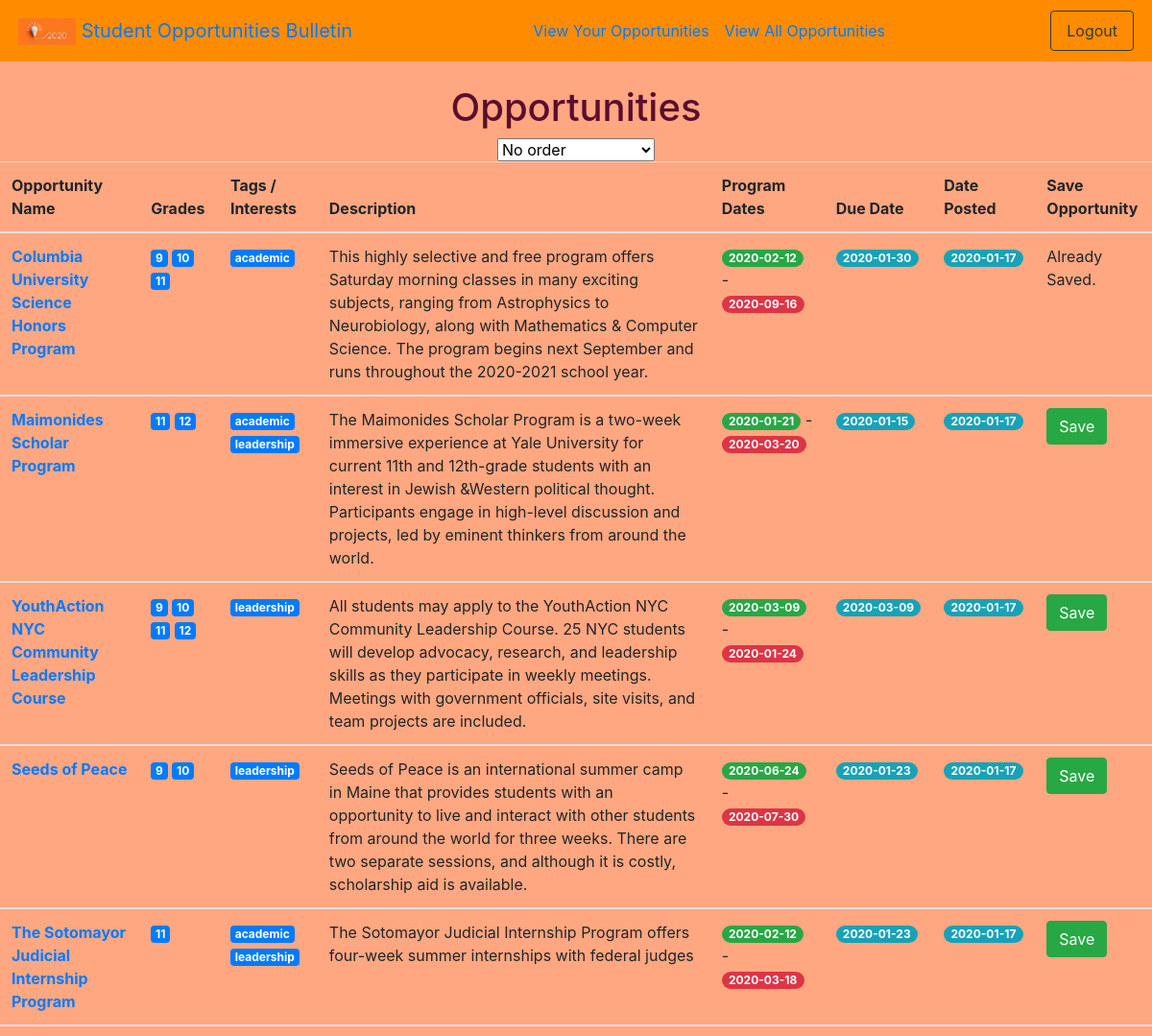
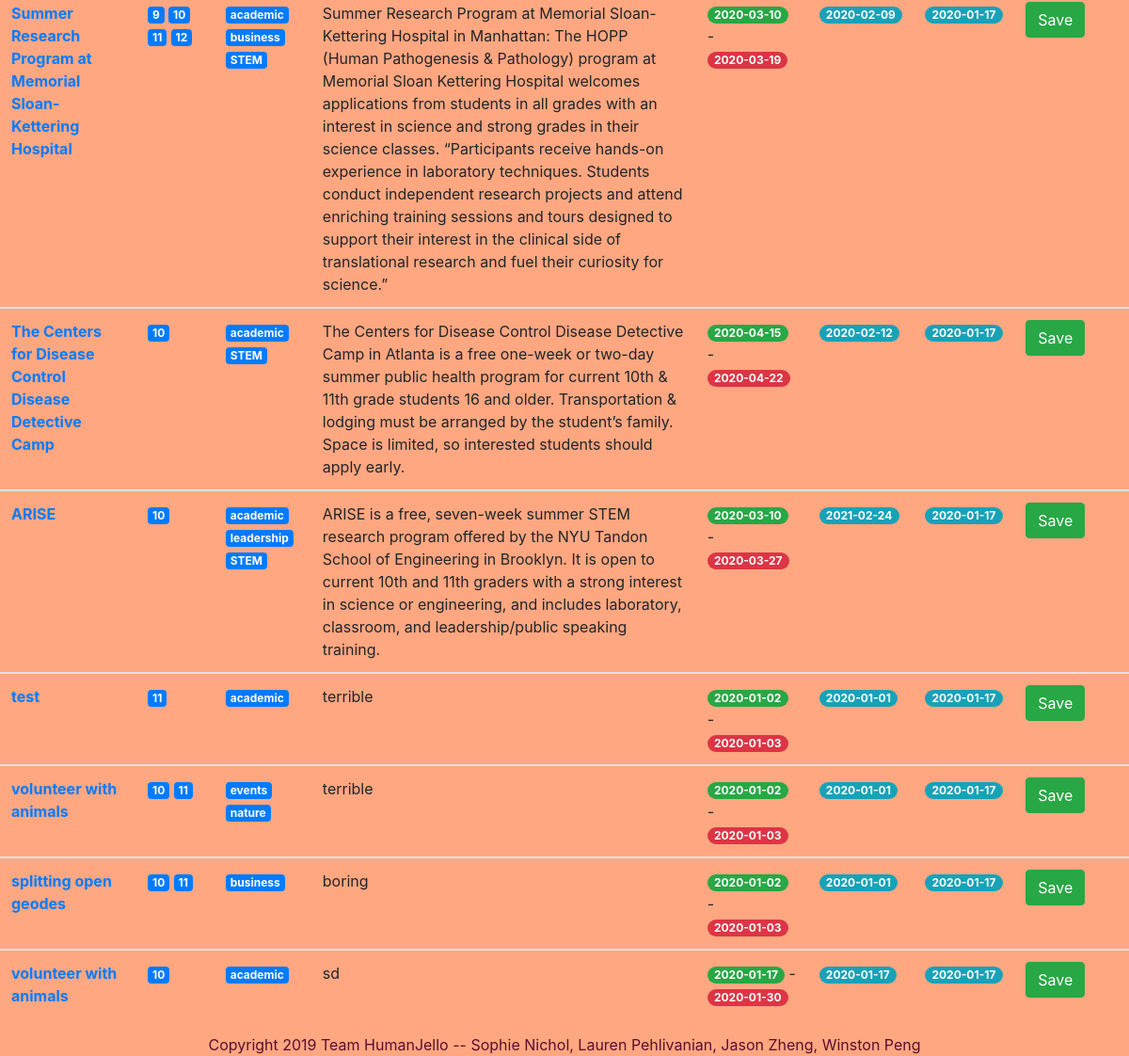
The app's page /allOps (signed in) with its own data (2 pictures, top to bottom).
### tables this page shows
CREATE TABLE opportunities (
                opid INTEGER PRIMARY KEY,
                name TEXT,
                events BOOLEAN,
                academic BOOLEAN,
                business BOOLEAN,
                community_service BOOLEAN,
                leadership BOOLEAN,
                museums BOOLEAN,
                nature BOOLEAN,
                stem BOOLEAN,
                humanities BOOLEAN,
                scholarships BOOLEAN,
                description TEXT,
                link TEXT,
                cost INTEGER,
                gr9 BOOLEAN,
                gr10 BOOLEAN,
                gr11 BOOLEAN,
                gr12 BOOLEAN,
                location TEXT,
                duedate TEXT,
                posted TEXT,
                start_date TEXT,
                end_date TEXT,
                notes TEXT
                );

### app.py (the view)
@app.route("/allOps")
def allOps():
    if checkAuth():
        collection = dbfunctions.getAllOps(c)
        print(collection)
        myOpids = dbfunctions.getStuSavedOpids(c, session['username'])
        print("MY OPIDS: ", myOpids)
        for i in range(len(myOpids)):
            myOpids[i] = int(myOpids[i] or 0)
        student_ints = dbfunctions.getStudentInts(c, session['username'])
        return render_template('allOps.html', op_list=collection, my_opids=myOpids, admin=isAdmin(), stuints=student_ints)
    return redirect(url_for('root'))

### app.py (called while the page is built)
def checkAuth(): #checks if the user is logged in
    if "username" in session:
        return True
    else:
        return False

def isAdmin():
    return session['admin']

### utl/dbfunctions.py (called while the page is built)
def getAllOps(c):
    c.execute("SELECT * FROM opportunities;")
    all = c.fetchall()
    return all

def getStudentInts(c, username):
    c.execute("SELECT events,academic,business,community_service,leadership,museums,nature,stem,humanities, scholarships FROM users WHERE username = ?;", (username, ))
    return c.fetchone()

def getStuSavedOpids(c, username):
    c.execute("SELECT saved FROM users WHERE username = ?;", (username, ))
    saved = c.fetchone()[0]
    if saved == None:
        return []
    out = saved.split(",")
    print(saved, out)
    return out

### templates/allOps.html (shortened to what this page needs)
{% extends "base.html" %}
  {% block body %}
  <br>
  <div align="center">
    <h1> Opportunities </h1>
    <select class="mdb-select md-form" id="order">
      <option selected hidden>No order</option>
    </select>
    <div id="table_location">
      <table class="table">
        <thead>
        <tr>
          <th scope="col">Opportunity Name</th>
          <th scope="col">Grades</th>
          <th scope="col">Tags / Interests</th>
          <th scope="col">Description</th>
          <th scope="col">Program Dates</th>
          <th scope="col">Due Date</th>
          <th scope="col">Date Posted</th>
          {% if admin %}
          <th scope="col">Edit</th>
          <th scope="col">Delete</th>
          {% else %}
          <th scope="col">Save Opportunity</th>
          {% endif %}
        </tr>
      </thead>
      {% for item in op_list %}
      <tbody>
        <tr>
          <th scope="row"><a href = "/view/{{item[0]}}">{{item[1]}}</a></th>
          <td>
            {% if item[15] %}<span class="badge badge-primary">9</span>{% endif %}
            {% if item[16] %}<span class="badge badge-primary">10</span>{% endif %}
            {% if item[17] %}<span class="badge badge-primary">11</span>{% endif %}
            {% if item[18] %}<span class="badge badge-primary">12</span>{% endif %}
          </td>
          <td>
            {% if item[2] %}<span class="badge badge-primary">events</span>{% endif %}
            {% if item[3] %}<span class="badge badge-primary">academic</span>{% endif %}
            {% if item[4] %}<span class="badge badge-primary">business</span>{% endif %}
            {% if item[6] %}<span class="badge badge-primary">leadership</span>{% endif %}
            {% if item[8] %}<span class="badge badge-primary">nature</span>{% endif %}
            {% if item[9] %}<span class="badge badge-primary">STEM</span>{% endif %}
          </td>
          <td><div style="overflow-y: scrollable;" class="desc">{{item[12]}}</div></td>
          <td><span class="badge badge-pill badge-success">{{item[22]}}</span> -
            <span class="badge badge-pill badge-danger">{{item[23]}}</span>
          </td>
          <td><span class="badge badge-pill badge-info">{{item[20]}}</span></td>
          <td><span class="badge badge-pill badge-info">{{item[21]}}</span></td>
          {% if admin %}
          <td><a href="/editOpp/{{item[0]}}" class="btn btn-warning" role="button">Edit</a></td>
          <td><a href="/delOpp/{{item[0]}}" class="btn btn-danger" role="button">Delete</a></td>
          {% else %}
          {% if item[0] not in my_opids %}
          <td><a href="/saveOpp/{{item[0]}}/allOps" class="btn btn-success save" role="button">Save</a></td>
          {% else %}
          <td>Already Saved.</td>
          {% endif %}
          {% endif %}
          {% endfor %}
        </tr>
      </tbody>
    </table>
    </div>
  </div>
  {% endblock %}

### records on screen
opportunities: name "Columbia University Science Honors Program", gr9 "9", gr10 "10", gr11 "11", academic "academic", description "This highly selective and free program offers Saturday morning classes in many exciting subjects, ranging from Astrophysics to Neurobiology, along with Mathematics & Computer Science. The program begins next September and runs throughout the 2020-2021 school year.", start_date "2020-02-12", end_date "2020-09-16", duedate "2020-01-30", posted "2020-01-17", shows "Already Saved."
opportunities: name "Maimonides Scholar Program", gr11 "11", gr12 "12", academic "academic", leadership "leadership", description "The Maimonides Scholar Program is a two-week immersive experience at Yale University for current 11th and 12th-grade students with an interest in Jewish &Western political thought. Participants engage in high-level discussion and projects, led by eminent thinkers from around the world.", start_date "2020-01-21", end_date "2020-03-20", duedate "2020-01-15", posted "2020-01-17"
opportunities: name "YouthAction NYC Community Leadership Course", gr9 "9", gr10 "10", gr11 "11", gr12 "12", leadership "leadership", description "All students may apply to the YouthAction NYC Community Leadership Course. 25 NYC students will develop advocacy, research, and leadership skills as they participate in weekly meetings. Meetings with government officials, site visits, and team projects are included.", start_date "2020-03-09", end_date "2020-01-24", duedate "2020-03-09", posted "2020-01-17"
opportunities: name "Seeds of Peace", gr9 "9", gr10 "10", leadership "leadership", description "Seeds of Peace is an international summer camp in Maine that provides students with an opportunity to live and interact with other students from around the world for three weeks. There are two separate sessions, and although it is costly, scholarship aid is available.", start_date "2020-06-24", end_date "2020-07-30", duedate "2020-01-23", posted "2020-01-17"
opportunities: name "The Sotomayor Judicial Internship Program", gr11 "11", academic "academic", leadership "leadership", description "The Sotomayor Judicial Internship Program offers four-week summer internships with federal judges", start_date "2020-02-12", end_date "2020-03-18", duedate "2020-01-23", posted "2020-01-17"
opportunities: name "Summer Research Program at Memorial Sloan-Kettering Hospital", gr9 "9", gr10 "10", gr11 "11", gr12 "12", academic "academic", business "business", stem "STEM", description "Summer Research Program at Memorial Sloan-Kettering Hospital in Manhattan: The HOPP (Human Pathogenesis & Pathology) program at Memorial Sloan Kettering Hospital welcomes applications from students in all grades with an interest in science and strong grades in their science classes. “Participants receive hands-on experience in laboratory techniques. Students conduct independent research projects and attend enriching training sessions and tours designed to support their interest in the clinical side of translational research and fuel their curiosity for science.”", start_date "2020-03-10", end_date "2020-03-19", duedate "2020-02-09", posted "2020-01-17"
opportunities: name "The Centers for Disease Control Disease Detective Camp", gr10 "10", academic "academic", stem "STEM", description "The Centers for Disease Control Disease Detective Camp in Atlanta is a free one-week or two-day summer public health program for current 10th & 11th grade students 16 and older. Transportation & lodging must be arranged by the student’s family. Space is limited, so interested students should apply early.", start_date "2020-04-15", end_date "2020-04-22", duedate "2020-02-12", posted "2020-01-17"
opportunities: name "ARISE", gr10 "10", academic "academic", leadership "leadership", stem "STEM", description "ARISE is a free, seven-week summer STEM research program offered by the NYU Tandon School of Engineering in Brooklyn. It is open to current 10th and 11th graders with a strong interest in science or engineering, and includes laboratory, classroom, and leadership/public speaking training.", start_date "2020-03-10", end_date "2020-03-27", duedate "2021-02-24", posted "2020-01-17"
opportunities: name "test", gr11 "11", academic "academic", description "terrible", start_date "2020-01-02", end_date "2020-01-03", duedate "2020-01-01", posted "2020-01-17"
opportunities: name "volunteer with animals", gr10 "10", gr11 "11", events "events", nature "nature", description "terrible", start_date "2020-01-02", end_date "2020-01-03", duedate "2020-01-01", posted "2020-01-17"
opportunities: name "splitting open geodes", gr10 "10", gr11 "11", business "business", description "boring", start_date "2020-01-02", end_date "2020-01-03", duedate "2020-01-01", posted "2020-01-17"
opportunities: name "volunteer with animals", gr10 "10", academic "academic", description "sd", start_date "2020-01-17", end_date "2020-01-30", duedate "2020-01-17", posted "2020-01-17"
